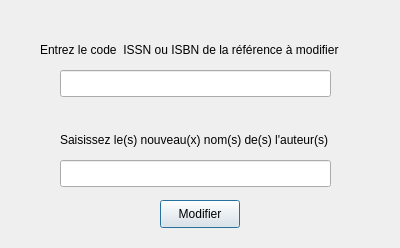
<?xml version="1.0" encoding="UTF-8"?>
<ui version="4.0">
 <class>modifierReferenceClass</class>
 <widget class="QDialog" name="modifierReferenceClass">
  <property name="geometry">
   <rect>
    <x>0</x>
    <y>0</y>
    <width>400</width>
    <height>248</height>
   </rect>
  </property>
  <property name="windowTitle">
   <string>modifierReference</string>
  </property>
  <widget class="QLineEdit" name="lineEdit_identifiantModifier">
   <property name="geometry">
    <rect>
     <x>60</x>
     <y>70</y>
     <width>271</width>
     <height>27</height>
    </rect>
   </property>
  </widget>
  <widget class="QLabel" name="label">
   <property name="geometry">
    <rect>
     <x>40</x>
     <y>40</y>
     <width>311</width>
     <height>20</height>
    </rect>
   </property>
   <property name="text">
    <string>Entrez le code  ISSN ou ISBN de la référence à modifier</string>
   </property>
  </widget>
  <widget class="QLineEdit" name="lineEdit_auteursModifier">
   <property name="geometry">
    <rect>
     <x>60</x>
     <y>160</y>
     <width>271</width>
     <height>27</height>
    </rect>
   </property>
  </widget>
  <widget class="QLabel" name="label_2">
   <property name="geometry">
    <rect>
     <x>60</x>
     <y>130</y>
     <width>291</width>
     <height>20</height>
    </rect>
   </property>
   <property name="text">
    <string>Saisissez le(s) nouveau(x) nom(s) de(s) l'auteur(s)</string>
   </property>
  </widget>
  <widget class="QPushButton" name="pushButton_modifier">
   <property name="geometry">
    <rect>
     <x>160</x>
     <y>200</y>
     <width>80</width>
     <height>28</height>
    </rect>
   </property>
   <property name="text">
    <string>Modifier</string>
   </property>
  </widget>
 </widget>
 <layoutdefault spacing="6" margin="11"/>
 <resources/>
 <connections/>
</ui>
